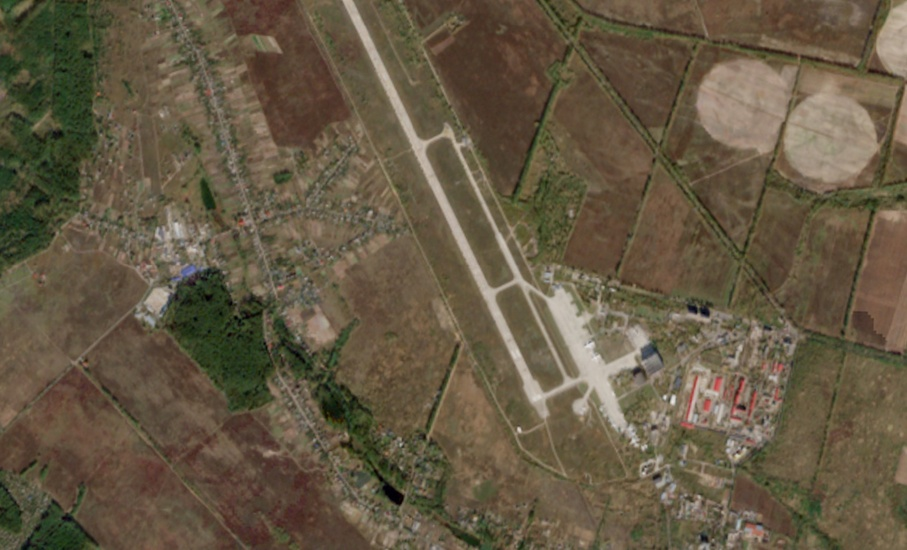
#> input picture lab5/dataspace_300m.jpg, 907 x 550 px, shrunk from 1931 x 1172 before the run; the run also reads 1 picture not shown here
$ python SatObjectClusterization.py
#> lines starting #> are read from the running program, lines starting #| are printed output that depends on the picture; after the words box and inside, x2 and y2 are one past the last pixel; in counts of white or black regions, pixels touching at a corner belong together
### lab4/ImageFilterUtils.py
import cv2
import matplotlib.pyplot as plt
import numpy as np


class ImageFilterUtils:
    def __init__(self, image_path):
        self.image_path = image_path
        self.image_not_found_error = f"Image: '{self.image_path}' was not found"
        self.image = None   # working image to apply filters
        self.original_image = None # original image - to show on the final view

    def load_image(self):
        self.image = cv2.imread(self.image_path)
#> self.image is the input picture: shape (550, 907, 3); mean B, G, R 67.8, 88.7, 100.6

        if self.image is None:
            raise ValueError(self.image_not_found_error)

        self.image = cv2.cvtColor(self.image, cv2.COLOR_BGR2RGB)
        self.original_image = self.image.copy()
        print(f"Image '{self.image_path}' was loaded successfully")

    def get_image(self):
        return self.image

    # [12 lines left out: function show_image, not called in this run]

    def show_images(self, original_title="original image", processed_title="current image"):
        if self.original_image is None or self.image is None:
            raise ValueError(self.image_not_found_error)

        plt.figure(figsize=(16, 8))

        # Оригінальне зображення
        plt.subplot(1, 2, 1)
        plt.title(original_title)
        if len(self.original_image.shape) == 2:  # якщо чорно-біле
            plt.imshow(self.original_image, cmap='gray')
        else:
            plt.imshow(self.original_image)
        plt.axis('off')

        # Оброблене зображення
        plt.subplot(1, 2, 2)
        plt.title(processed_title)
        if len(self.image.shape) == 2:
            plt.imshow(self.image, cmap='gray')
        else:
            plt.imshow(self.image)
        plt.axis('off')

        plt.tight_layout()
        plt.show()

    def adjust_brightness(self, factor=0.8):
        if self.image is None:
            raise ValueError(self.image_not_found_error)

        # convert to LAB
        lab = cv2.cvtColor(self.image, cv2.COLOR_RGB2LAB)
        l_channel, a_channel, b_channel = cv2.split(lab)

        l_channel = np.clip(l_channel.astype(np.float32) * factor, 0, 255).astype(np.uint8)

        # return to RGB
        adjusted_lab = cv2.merge((l_channel, a_channel, b_channel))
        adjusted_rgb = cv2.cvtColor(adjusted_lab, cv2.COLOR_LAB2RGB)

        self.image = adjusted_rgb
        if factor < 1.0:
            print(f"Brightness decreased in {factor} times")
        else:
            print(f"Brightness increased in  {factor} times.")

    def apply_filter(self, method="gaussian", **kwargs):
        """
        applies a chosen filter and saves the result in a self.image.
        :param method: filter name ('gaussian', 'median', 'bilateral', 'adaptive_threshold',
        'morphological_gradient', 'dilation', 'canny')
        :param kwargs: additional filter-specific parameters
        """
        if self.image is None:
            raise ValueError(self.image_not_found_error)

        working_image = self.image.copy()

        is_gray_required = method in ["adaptive_threshold", "canny"]
        if is_gray_required:
            if len(working_image.shape) == 3 and working_image.shape[2] == 3:
                working_image = cv2.cvtColor(working_image, cv2.COLOR_RGB2GRAY)

        if method == "gaussian":
            kernel_size = kwargs.get('kernel_size', (5, 5))
            filtered = cv2.GaussianBlur(working_image, kernel_size, 0)

        elif method == "median":
            kernel_size = kwargs.get('kernel_size', 5)
            filtered = cv2.medianBlur(working_image, kernel_size)

        elif method == "bilateral":
            d = kwargs.get('d', 9)
            sigma_color = kwargs.get('sigma_color', 75)
            sigma_space = kwargs.get('sigma_space', 75)
            filtered = cv2.bilateralFilter(working_image, d, sigma_color, sigma_space)

        elif method == "adaptive_threshold":
            block_size = kwargs.get('block_size', 21)
            c = kwargs.get('C', 10)
            filtered = cv2.adaptiveThreshold(
                working_image, 255,
                cv2.ADAPTIVE_THRESH_MEAN_C,
                cv2.THRESH_BINARY_INV,
                block_size,
                c
            )

        elif method == "dilation":
            kernel_size = kwargs.get('kernel_size', (5, 5))
            kernel = cv2.getStructuringElement(cv2.MORPH_RECT, kernel_size)
            filtered = cv2.dilate(working_image, kernel, iterations=kwargs.get('iterations', 1))

        elif method == "canny":
            threshold1 = kwargs.get('threshold1', 50)
            threshold2 = kwargs.get('threshold2', 150)
            blurred = cv2.GaussianBlur(working_image, (5, 5), 0)
            filtered = cv2.Canny(blurred, threshold1, threshold2)

        elif method == "morphological_gradient":
            kernel_size = kwargs.get('kernel_size', (5, 5))
            if len(working_image.shape) == 3:
                working_image = cv2.cvtColor(working_image, cv2.COLOR_BGR2GRAY)

            kernel = cv2.getStructuringElement(cv2.MORPH_RECT, kernel_size)
            filtered = cv2.morphologyEx(working_image, cv2.MORPH_GRADIENT, kernel)

        elif method == "sharpen":
            kernel = np.array([[0, -1, 0],
                               [-1, 5, -1],
                               [0, -1, 0]])
            filtered = cv2.filter2D(working_image, -1, kernel)

        else:
            raise ValueError(f"Filter method '{method}' is not implemented or absent")

        self.image = filtered
        print(f"Filter '{method}' applied")

    # [55 lines left out: functions close_open_contours, draw_contours_by_mask, not called in this run]

    def change_color_saturation(self, lower_bound, upper_bound, factor=1.5):
        """
        changes color saturation

        :param lower_bound: in HSV (example (0, 100, 100))
        :param upper_bound: in HSV (example (10, 255, 255))
        :param factor: lower than one - decreases, bigger than one increases
        """
        if self.image is None:
            raise ValueError(self.image_not_found_error)

        # to HSV
        hsv = cv2.cvtColor(self.image, cv2.COLOR_RGB2HSV)

        # create mask for a given color
        mask = cv2.inRange(hsv, np.array(lower_bound), np.array(upper_bound))

        # select only given colors
        h, s, v = cv2.split(hsv)

        # change saturation in the area
        s = np.where(mask > 0, np.clip(s.astype(np.float32) * factor, 0, 255), s)

        # merge
        hsv_modified = cv2.merge([h, s.astype(np.uint8), v])
        modified_rgb = cv2.cvtColor(hsv_modified, cv2.COLOR_HSV2RGB)

        self.image = modified_rgb
        print(f"Saturation changed by factor {factor} for selected color range.")

    def show_hue_histogram_comparison(self, channel=0):
        if self.original_image is None or self.image is None:
            raise ValueError(self.image_not_found_error)

        hsv_original = cv2.cvtColor(self.original_image, cv2.COLOR_RGB2HSV)
        hsv_processed = cv2.cvtColor(self.image, cv2.COLOR_RGB2HSV)

        hist_h_original = cv2.calcHist([hsv_original], [channel], None, [180], [0, 180])
        hist_h_processed = cv2.calcHist([hsv_processed], [channel], None, [180], [0, 180])

        fig, ax = plt.subplots(2, 1, figsize=(12, 8), gridspec_kw={'height_ratios': [4, 1]})

        ax[0].plot(np.arange(180), hist_h_original.ravel(), label="Original Image", linestyle='-', color='grey', linewidth=2)
        ax[0].plot(np.arange(180), hist_h_processed.ravel(), label="Processed Image", linestyle='--', color='grey', linewidth=1)
        ax[0].set_title("Hue Histogram Comparison (HSV)")
        ax[0].set_xlabel("Hue value (0-179)")
        ax[0].set_ylabel("Pixel count")
        ax[0].set_xlim(0, 179)
        ax[0].legend()
        ax[0].grid(True)

        hue_bar = np.zeros((20, 180, 3), dtype=np.uint8)
        for i in range(180):
            hue_bar[:, i] = (i, 255, 255)
        hue_bar_bgr = cv2.cvtColor(hue_bar, cv2.COLOR_HSV2RGB)

        ax[1].imshow(hue_bar_bgr, aspect='auto')
        ax[1].set_xticks(np.arange(0, 180, 30))
        ax[1].set_yticks([])
        ax[1].set_xlabel("Hue (HSV) 0-179")

        plt.tight_layout()
        plt.show()

    def find_and_draw_colored_objects(self, base_color_hsv, tolerance=10, box_color=(0, 255, 0), thickness=3):
        """
        finds objects with given mask and contours them

        :param base_color_hsv: base color in HSV in example (120, 255, 255) — blue
        :param tolerance: what deviation of a color is accepted
        :param box_color: a color of the rectangle box that is a contour
        :param thickness: line of th contour thickness
        """
        if self.image is None:
            raise ValueError(self.image_not_found_error)

        hsv = cv2.cvtColor(self.image, cv2.COLOR_RGB2HSV)
        h_base, s_base, v_base = base_color_hsv

        lower = (max(h_base - tolerance, 0), 50, 50)
        upper = (min(h_base + tolerance, 179), 255, 255)

        mask = cv2.inRange(hsv, np.array(lower), np.array(upper))

        # find contours
        contours, _ = cv2.findContours(mask, cv2.RETR_EXTERNAL, cv2.CHAIN_APPROX_SIMPLE)
        output_image = self.image.copy()

        for cnt in contours:
            if cv2.contourArea(cnt) < 100:
                continue
            x, y, w, h = cv2.boundingRect(cnt)
            cv2.rectangle(output_image, (x, y), (x + w, y + h), box_color, thickness)

        self.image = output_image
        print(f"[INFO] Objects found: {len(contours)}")

### lab5/SatObjectClusterization.py
from lab4.ImageFilterUtils import ImageFilterUtils


class SatObjectFinder:
    def __init__(self, image_path):
        self.utils = ImageFilterUtils(image_path)
        self.image_path = image_path

    def load_image(self):
        self.utils.load_image()

    def show_images(self, original_title="Original image", processed_title="Current image"):
        self.utils.show_images(original_title=original_title, processed_title=processed_title)


if __name__ == "__main__":
    image_path = "dataspace_300m.jpg"
    # image_path = "googlemaps.jpg"
    analyzer = ImageFilterUtils(image_path)
    analyzer.load_image()
    # analyzer.show_image('Original satellite image')

    # Enhance red colors – to simplify future detection
    analyzer.change_color_saturation(
        lower_bound=(0, 120, 120),
        upper_bound=(15, 255, 255),
        factor=1.9
    )
#> in change_color_saturation, `mask = cv2.inRange(hsv, np.array(lower_bound), np.array(upper_bound))`:
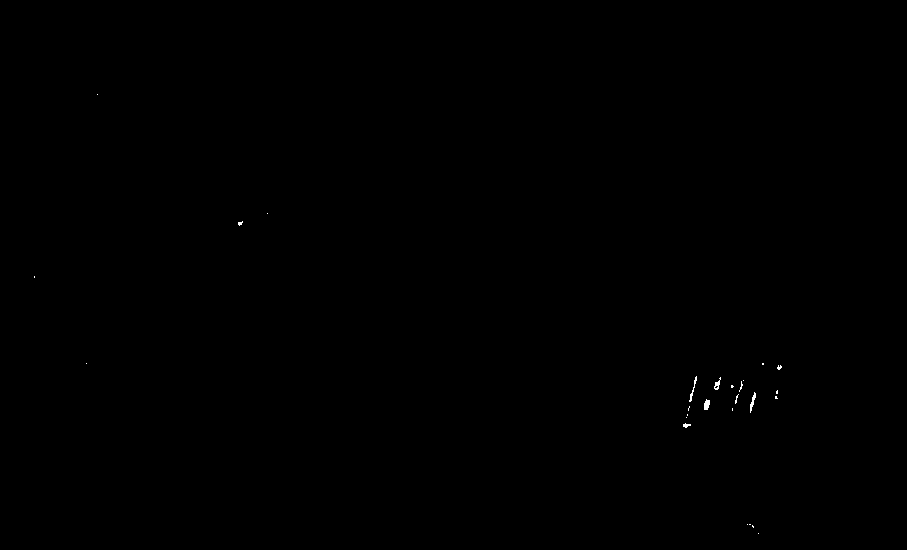
#> mask: shape (550, 907); 0.07% white in thin lines or dots, all inside (x1, y1, x2, y2) = (34, 94, 782, 534)
#> in change_color_saturation, `h, s, v = cv2.split(hsv)`:
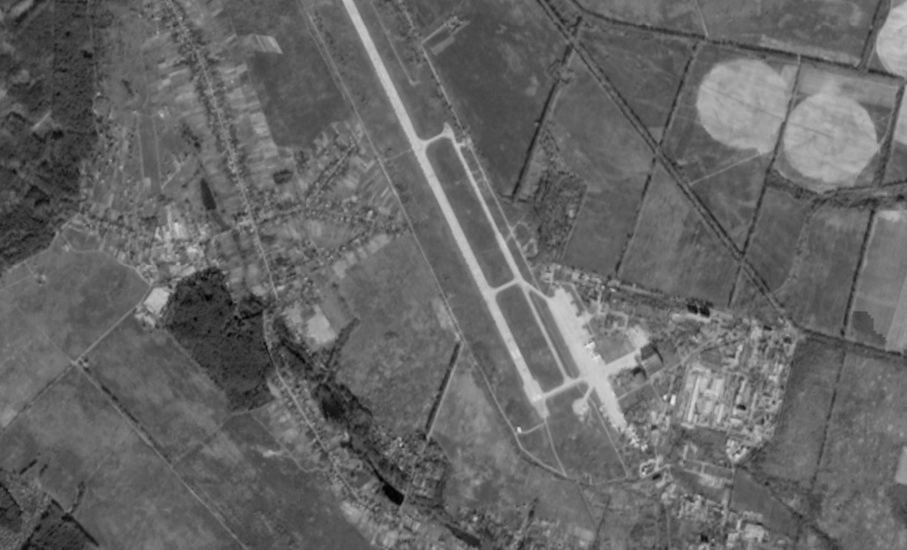
#> v: shape (550, 907); min 0, max 233, mean 101.7

    # Enhance blue – to simplify future detection
    analyzer.change_color_saturation(
        lower_bound=(80, 90, 0),
        upper_bound=(140, 255, 255),
        factor=1.9
    )

    # Remove green – as a background color we are not interested in
    analyzer.change_color_saturation(
        lower_bound=(30, 0, 0),
        upper_bound=(75, 255, 255),
        factor=0.0
    )
#> call 3 of change_color_saturation, with lower_bound = (30, 0, 0), upper_bound = (75, 255, 255), factor = 0
#> in change_color_saturation (call 3), `s = np.where(mask > 0, np.clip(s.astype(np.float32) * factor, 0, 255),..`:
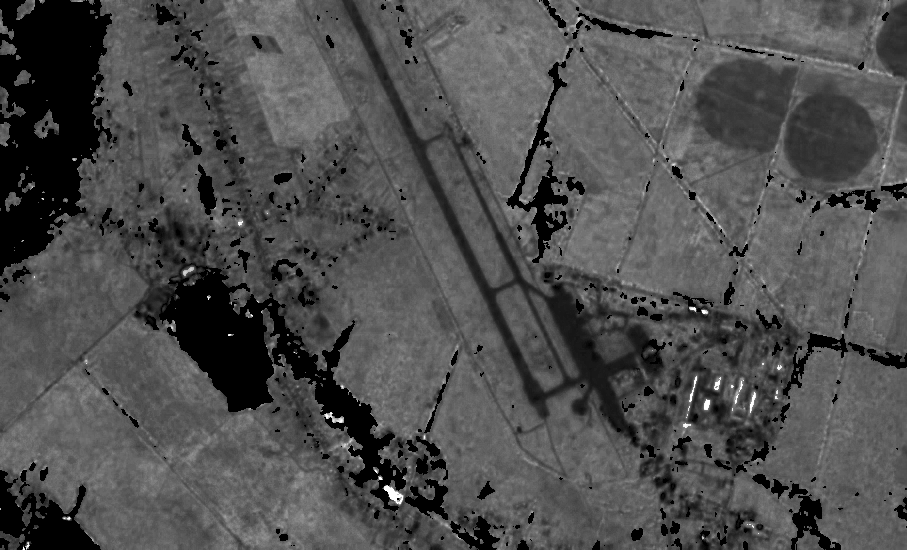
#> s: shape (550, 907) float32; min 0, max 255, mean 78.7

    # Remove brown that partially overlaps with red hue range
    analyzer.change_color_saturation(
        lower_bound=(5, 10, 20),
        upper_bound=(45, 255, 220),
        factor=0.0
    )
#> call 4 of change_color_saturation, with lower_bound = (5, 10, 20), upper_bound = (45, 255, 220), factor = 0
#> in change_color_saturation (call 4), `mask = cv2.inRange(hsv, np.array(lower_bound), np.array(upper_bound))`:
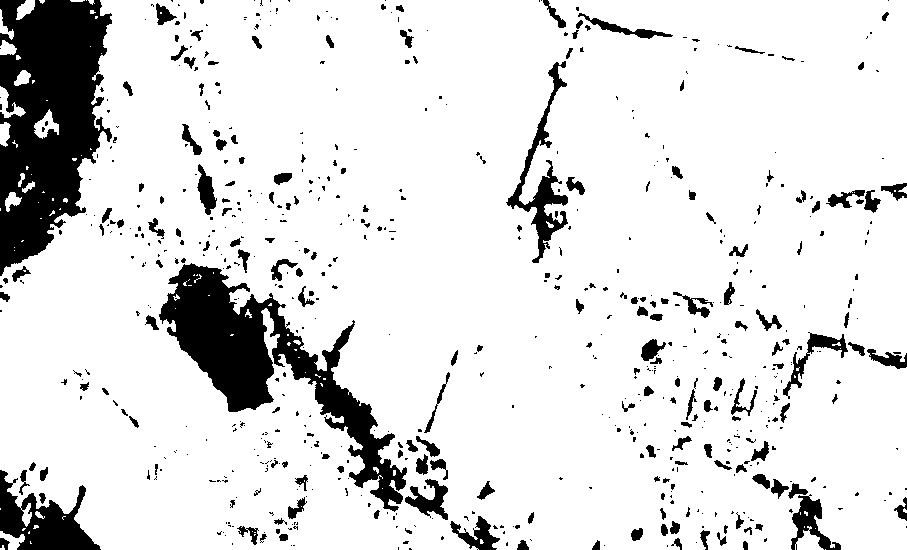
#> mask: shape (550, 907); 87.3% white; 658 black regions (466 under 20 px), largest, box (x1, y1, x2, y2) and area: (0, 0, 112, 276) 20694, (159, 263, 407, 512) 16357, (0, 470, 101, 550) 3734
#> in change_color_saturation (call 4), `h, s, v = cv2.split(hsv)`:
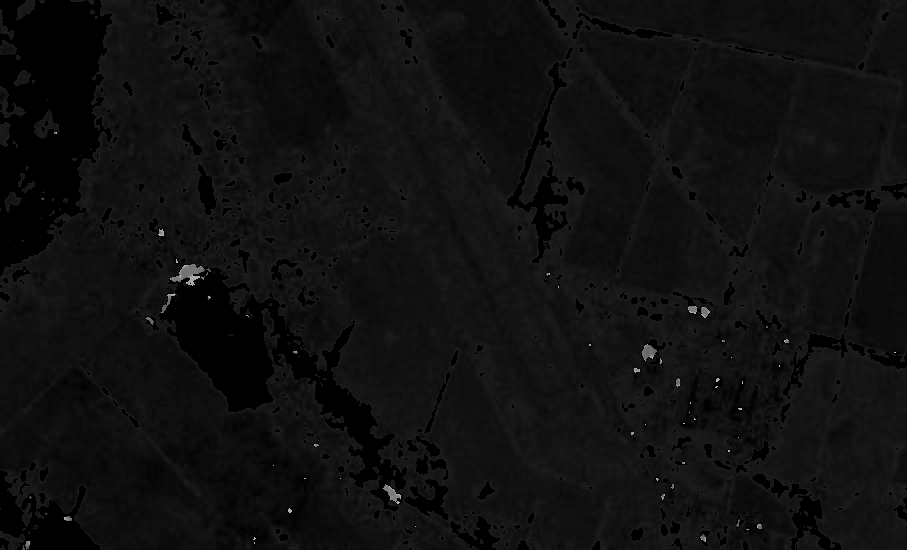
#> h: shape (550, 907); min 0, max 179, mean 15.5

    # Remove more brown from yellowish tones
    analyzer.change_color_saturation(
        lower_bound=(2, 50, 0),
        upper_bound=(105, 180, 255),
        factor=0.0
    )

    analyzer.adjust_brightness(1.5)
#> in adjust_brightness, `l_channel = np.clip(l_channel.astype(np.float32) * factor, 0, 255).ast..`:
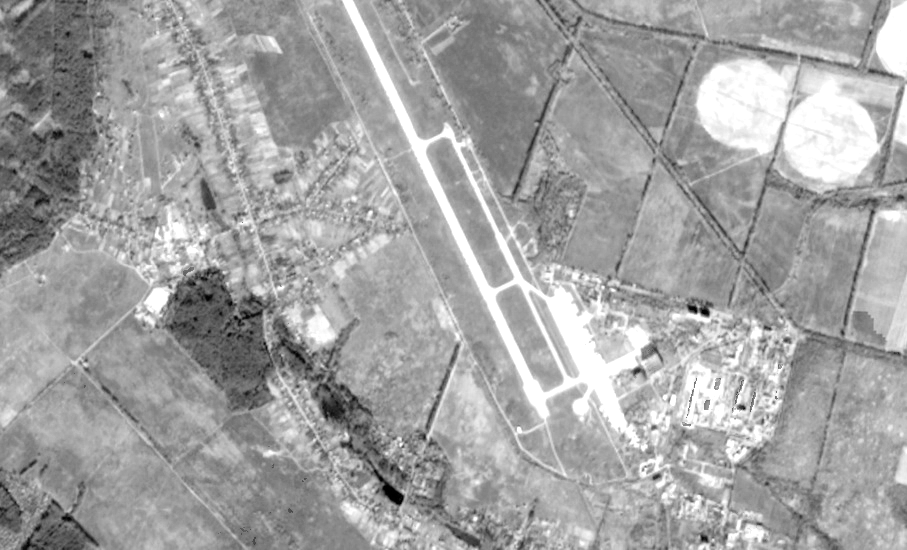
#> l_channel: shape (550, 907); min 0, max 255, mean 162.5
    analyzer.apply_filter(method="gaussian", kernel_size=(5, 5))

    analyzer.show_hue_histogram_comparison()
#> in show_hue_histogram_comparison, `hist_h_original = cv2.calcHist([hsv_original], [channel], None, [180],..`: hist_h_original = 180 values, max 51296 at index 17, min 0 at index 72, mean 2771.4
#> in show_hue_histogram_comparison, `hist_h_processed = cv2.calcHist([hsv_processed], [channel], None, [180..`: hist_h_processed = 180 values, max 455676 at index 0, min 0 at index 11, mean 2771.4
#> in show_hue_histogram_comparison, `hue_bar_bgr = cv2.cvtColor(hue_bar, cv2.COLOR_HSV2RGB)`:
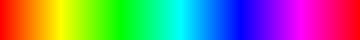
#> hue_bar_bgr: shape (20, 180, 3) (shown 2 times larger); mean R, G, B 127.3, 127.3, 127.4

    analyzer.find_and_draw_colored_objects(base_color_hsv=(0, 200, 200), tolerance=10)
#> in find_and_draw_colored_objects, `contours, _ = cv2.findContours(mask, cv2.RETR_EXTERNAL, cv2.CHAIN_APPR..`: contours = 15 contours, 8 with area under 20; largest, box (x1, y1, x2, y2) and area: (713, 378, 721, 391) 56, (703, 399, 711, 411) 54, (749, 392, 757, 411) 50, (688, 389, 694, 412) 36, (738, 380, 744, 392) 26, (682, 422, 691, 427) 24, (734, 394, 739, 404) 20
#> the loop in find_and_draw_colored_objects, `for cnt in contours:` made 15 passes
#> cnt on passes 1, 2, 4: [[254, 539], [253, 540], [253, 542], [254, 543]], [[242, 529], [243, 530], [244, 530], [243, 529]], [[687, 414]]
#| [INFO] Objects found: 15
    analyzer.find_and_draw_colored_objects(base_color_hsv=(120, 200, 200), tolerance=15)
#> in find_and_draw_colored_objects (call 2), `contours, _ = cv2.findContours(mask, cv2.RETR_EXTERNAL, cv2.CHAIN_APPR..`: contours = 7 contours, 6 with area under 20; largest, box (x1, y1, x2, y2) and area: (182, 266, 195, 277) 72
#> the loop in find_and_draw_colored_objects (call 2), `for cnt in contours:` made 7 passes
#> cnt on passes 2, 3, 4, 6: [[704, 314], [706, 314]], [[706, 309], [707, 310]], [[702, 309]], [[691, 306]]
#| [INFO] Objects found: 7
    analyzer.show_images()

    # ----------------------------------------------------------------------------

    image_path_google = "googlemaps_200m.jpg"
    analyzer_google = ImageFilterUtils(image_path_google)
    analyzer_google.load_image()

    # Increase red saturation for the future easier identification
    analyzer_google.change_color_saturation(
        lower_bound=(0, 120, 120),
        upper_bound=(25, 255, 255),
        factor=1.9
    )

    analyzer_google.apply_filter(method="gaussian", kernel_size=(5, 5))

    # Increase blue saturation for the future easier identification
    analyzer_google.change_color_saturation(
        lower_bound=(80, 90, 0),
        upper_bound=(140, 255, 255),
        factor=1.9
    )

    # Remove green from the bottom
    analyzer_google.change_color_saturation(
        lower_bound=(25, 0, 0),
        upper_bound=(100, 255, 255),
        factor=0.0
    )

    # Remove green from the top
    analyzer_google.change_color_saturation(
        lower_bound=(115, 0, 0),
        upper_bound=(255, 255, 255),
        factor=0.0
    )

    # Remove brown
    analyzer_google.change_color_saturation(
        lower_bound=(5, 10, 20),
        upper_bound=(45, 255, 220),
        factor=0.0
    )

    analyzer_google.show_hue_histogram_comparison()
    analyzer_google.adjust_brightness(0.8)

    # Find and draw red buildings
    analyzer_google.find_and_draw_colored_objects(base_color_hsv=(0, 200, 200), tolerance=30)
#> in find_and_draw_colored_objects (call 3), `contours, _ = cv2.findContours(mask, cv2.RETR_EXTERNAL, cv2.CHAIN_APPR..`: contours = 441 contours, 436 with area under 20; largest, box (x1, y1, x2, y2) and area: (27, 325, 48, 346) 128, (886, 529, 904, 541) 104, (151, 91, 164, 101) 36, (861, 341, 871, 356) 32, (8, 324, 17, 331) 22
#| [INFO] Objects found: 441

    # Find and draw blue buildings
    analyzer_google.find_and_draw_colored_objects(base_color_hsv=(110, 180, 180), tolerance=1)
#> in find_and_draw_colored_objects (call 4), `contours, _ = cv2.findContours(mask, cv2.RETR_EXTERNAL, cv2.CHAIN_APPR..`: contours = 1824 contours, 1810 with area under 20; largest, box (x1, y1, x2, y2) and area: (73, 155, 94, 174) 172, (964, 269, 984, 292) 60, (840, 255, 854, 269) 60, (316, 451, 329, 472) 50, (410, 438, 420, 452) 44
#| [INFO] Objects found: 1824

    analyzer_google.show_images()
